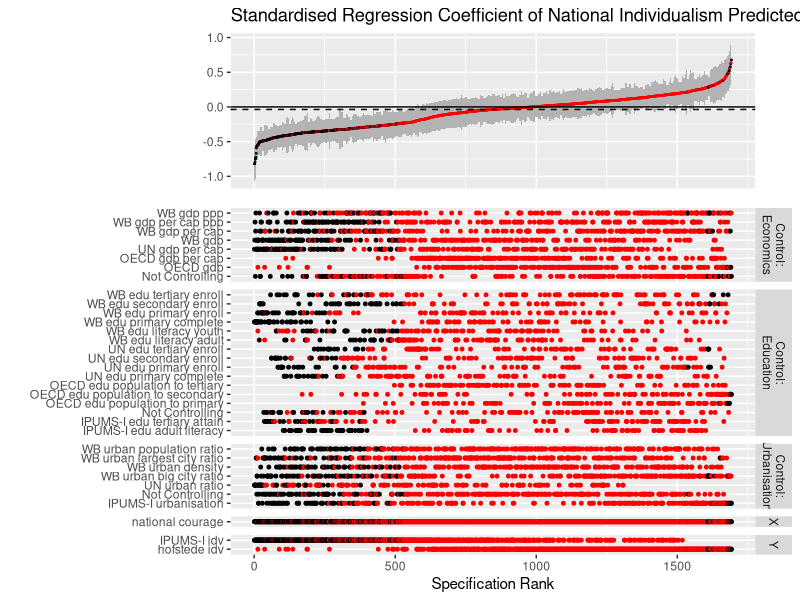
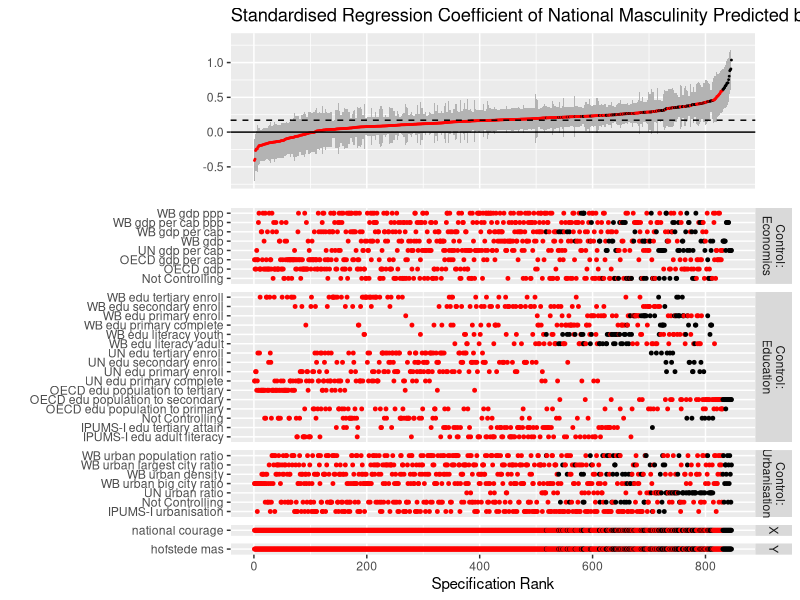
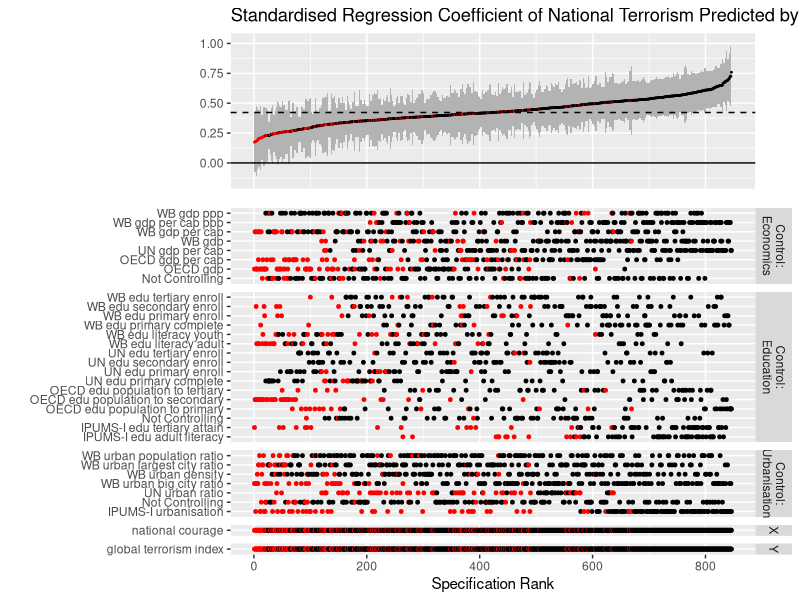
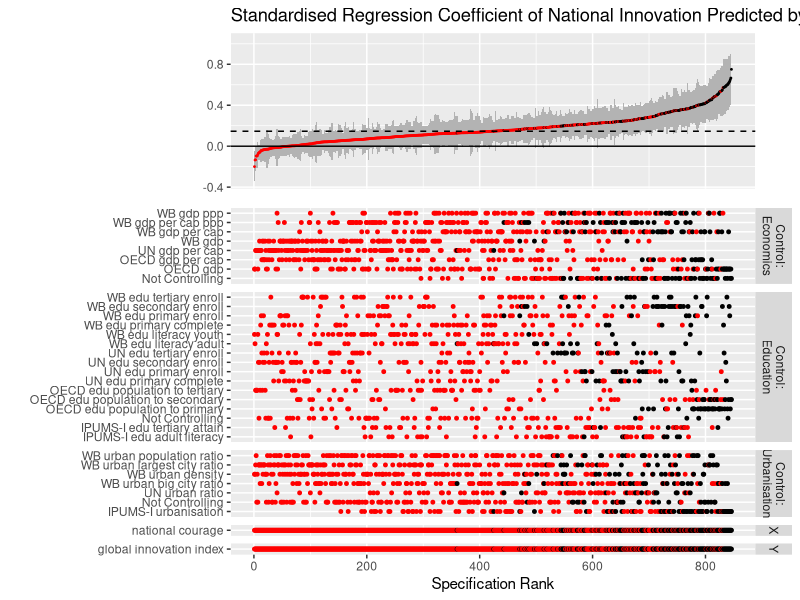
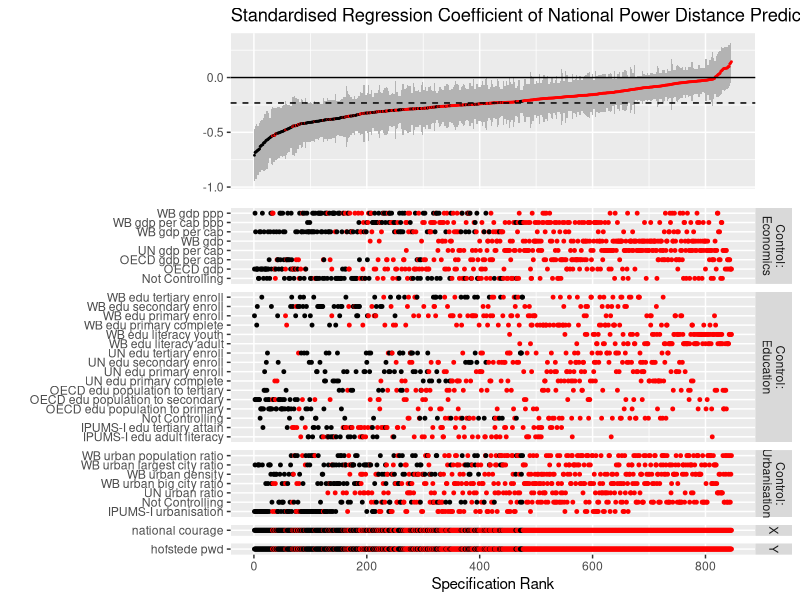
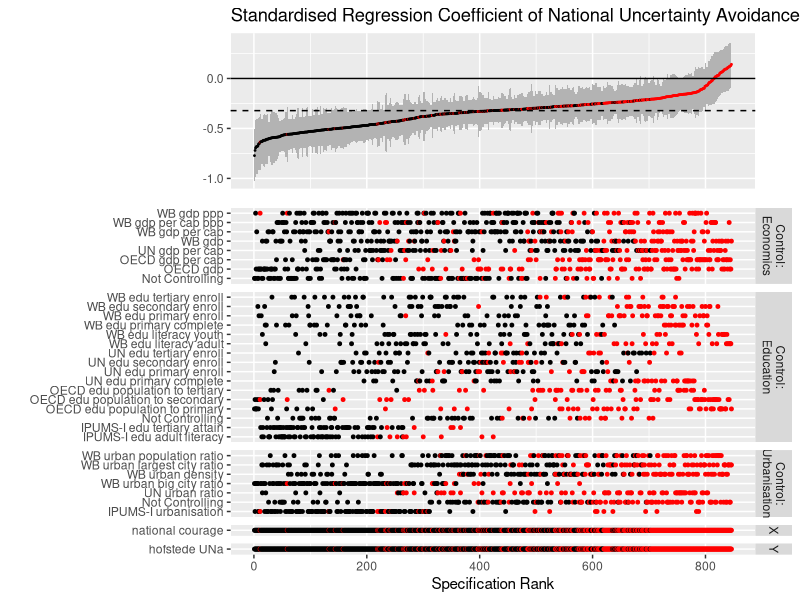
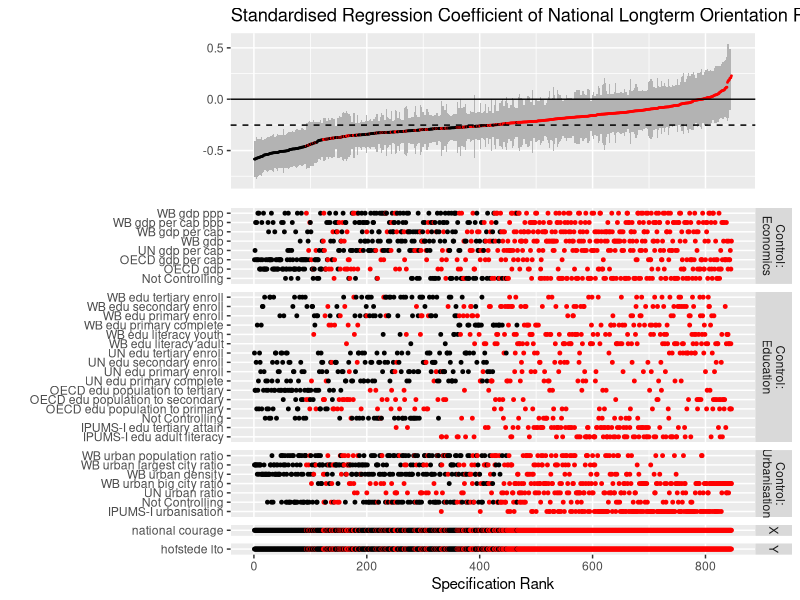
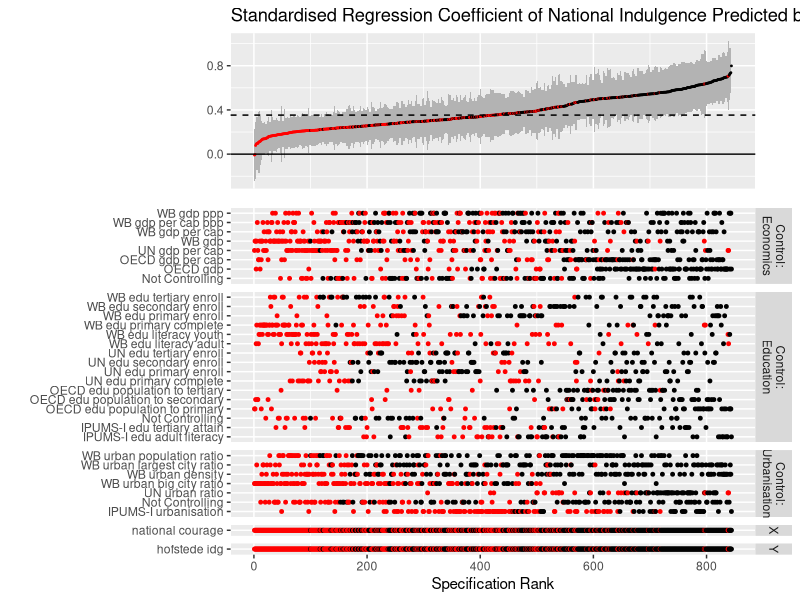

The R source for these figures, in order:
#this file is to take in the specification matrix generated and filled by previous files to produce our curves
#plan: import matrices, visualisation function, visualise them, output

library(ggplot2)
library(cowplot)


##################################################
#first, import the filled specification matrix
##################################################

Specs_IDV <- read.csv("results/Specs_IDV.csv")[, -1]
Specs_INO <- read.csv("results/Specs_INO.csv")[, -1]
Specs_MAS <- read.csv("results/Specs_MAS.csv")[, -1]
Specs_TER <- read.csv("results/Specs_TER.csv")[, -1]
Specs_PDI <- read.csv("results/Specs_PDI.csv")[, -1]
Specs_UAI <- read.csv("results/Specs_UAI.csv")[, -1]
Specs_LTO <- read.csv("results/Specs_LTO.csv")[, -1]
Specs_IDG <- read.csv("results/Specs_IDG.csv")[, -1]
Specs_TLI <- read.csv("results/Specs_TLI.csv")[, -1]


##################################################
#now we create generic functions to generate visualisations
####################################################

#this function plot the actual curve itself; variable_name should be a string 
sca_curve <- function(Specifications, variable_name){
  #sort by effect size
  Specifications <- Specifications[order(Specifications$Effect_Size),]
  #change "P_Value" to "Sig" as a binary variable to denote significance
  colnames(Specifications)[7] <- 'Sig'
  #change p value to 0 if it's above .05
  Specifications$Sig[Specifications$Sig > 0.05] <- '0'
  #change the rest of them (those that are above 0 now) to 1
  Specifications$Sig[Specifications$Sig > 0] <- '1'
  #add columns for upper and lower bound of the effect sizes
  Specifications <- data.frame(Specifications, 
                               Upper = as.numeric(Specifications$Effect_Size + Specifications$Standard_Error),
                               Lower = as.numeric(Specifications$Effect_Size - Specifications$Standard_Error))
  
  
  ############################
  #Specification Curve
  
  #create a value for the height of our median effect size
  height <- round(median(Specifications$Effect_Size), digits = 3)
  
  #now the plot
  #first, our x-axis represents our specification counts
  plot_curve <- ggplot(data = Specifications, aes(x = 1:nrow(Specifications))) +
    #for the bottom layer, we have the ribbon being the upper/lower bound error range
    geom_ribbon(aes(ymin = Lower, ymax = Upper), fill = "grey70") +
    #above that, we have our actual curve, colored by whether they are significant or not
    geom_point(aes(y = Effect_Size, color = Sig), size = 0.3) + 
    #then we add our median effect size height
    geom_hline(yintercept = height, linetype = "dashed") +
    #and an actual line for the axis, denoting where null effect is
    geom_hline(yintercept = 0) +
    #to color the significance scale we have our own little scale here
    scale_color_manual(values = c("#FF0000", "#000000")) +
    #title for the curve and relevant scale
    ggtitle(paste("Standardised Regression Coefficient of National", variable_name, "Predicted by National Courage")) +
    #we zoom in just for this one (don't generalise the limit!)
    scale_y_continuous(name = "") +
    theme(
      legend.position = "none",
      axis.text.x = element_blank(),
      axis.title.x = element_blank(),
      axis.ticks.x = element_blank(),
      axis.line.x = element_blank()
    )
  

  plot_curve
}

#this function produce the specification panel to go underneath our curve
sca_panel <- function(Specifications, variable_name){
  
  #sort by effect size
  Specifications <- Specifications[order(Specifications$Effect_Size),]
  #change "P_Value" to "Sig" as a binary variable to denote significance
  colnames(Specifications)[7] <- 'Sig'
  #change p value to 0 if it's above .05
  Specifications$Sig[Specifications$Sig > 0.05] <- '0'
  #change the rest of them (those that are above 0 now) to 1
  Specifications$Sig[Specifications$Sig > 0] <- '1'
  #make the variable names more readable
  Specifications$y <- gsub('wb','WB',gsub('oecd','OECD',gsub('ipums','IPUMS-I',gsub('un','UN',gsub('_', ' ', Specifications$y)))))
  Specifications$x <- gsub('wb','WB',gsub('oecd','OECD',gsub('ipums','IPUMS-I',gsub('un','UN',gsub('_', ' ', Specifications$x)))))
  Specifications$Control_EDU <- gsub('wb','WB',gsub('oecd','OECD',gsub('ipums','IPUMS-I',gsub('un','UN',gsub('_', ' ', Specifications$Control_EDU)))))
  Specifications$Control_ECN <- gsub('wb','WB',gsub('oecd','OECD',gsub('ipums','IPUMS-I',gsub('un','UN',gsub('_', ' ', Specifications$Control_ECN)))))
  Specifications$Control_URB <- gsub('wb','WB',gsub('oecd','OECD',gsub('ipums','IPUMS-I',gsub('un','UN',gsub('_', ' ', Specifications$Control_URB)))))
  
  #try to plot by groups, first we turn the frame into one that's by group
  #I'm doing this in a for loop because I really can't think of a better way...
  Var.Type <- c()
  Var.Name <- c()
  Specs.Count <- c()
  Specs.Sig <- c()
  for(row in 1:nrow(Specifications)){
    Var.Type <- c(Var.Type, 'Y', 'X', 
                  'Control:\nEducation', 'Control:\nEconomics', 'Control:\nUrbanisation')
    Var.Name <- c(Var.Name, Specifications$y[row], Specifications$x[row], 
                  Specifications$Control_EDU[row], Specifications$Control_ECN[row], Specifications$Control_URB[row])
    Specs.Count <- c(Specs.Count, rep(row, 5))
    Specs.Sig <- c(Specs.Sig, rep(Specifications$Sig[row], 5))
    #print for progress
    print(paste(row, 'rows done out of', nrow(Specifications)))
  }
  #combine the individual extractions into one data frame
  spec_panel_data <- data.frame(Var.Type, Var.Name, Specs.Count, Specs.Sig)
  
  
  #plot specifications scattering to correspond with our curve 
  Panel <- ggplot(spec_panel_data, aes(x = Specs.Count, y = Var.Name)) + 
    geom_point(aes(color = Specs.Sig), size = 1) + 
    scale_color_manual(values = c("#FF0000", "#000000")) + 
    facet_grid(Var.Type ~ ., space="free", scales = "free_y") +
    theme(legend.position = "none") + ylab("") + xlab("Specification Rank")
  
  #output
  Panel
}

#another function to combine plots together
sca_combine <- function(Specifications, variable_name){
  curve <- sca_curve(Specifications, variable_name)
  panel <- sca_panel(Specifications, variable_name)
  combined <- plot_grid(curve, panel, ncol = 1, align = 'v', axis = "lr", rel_heights = c(1, 2))
  combined
}


###################################################
#plot them out
###################################################


Plot_IDV <- sca_combine(Specs_IDV, "Individualism")
Plot_MAS <- sca_combine(Specs_MAS, "Masculinity")
Plot_TER <- sca_combine(Specs_TER, "Terrorism")
Plot_INO <- sca_combine(Specs_INO, "Innovation")
Plot_PDI <- sca_combine(Specs_PDI, "Power Distance")
Plot_UAI <- sca_combine(Specs_UAI, "Uncertainty Avoidance")
Plot_LTO <- sca_combine(Specs_LTO, "Longterm Orientation")
Plot_IDG <- sca_combine(Specs_IDG, "Indulgence")
Plot_TLI <- sca_combine(Specs_TLI, "Tightness/Looseness")


###################################################
#EXPORT
###################################################

pdf(file = 'results/SCA_plots.pdf', width = 12, height = 13.5)
Plot_IDV
Plot_MAS
Plot_TER
Plot_INO
Plot_PDI
Plot_UAI
Plot_LTO
Plot_IDG
Plot_TLI
dev.off()
